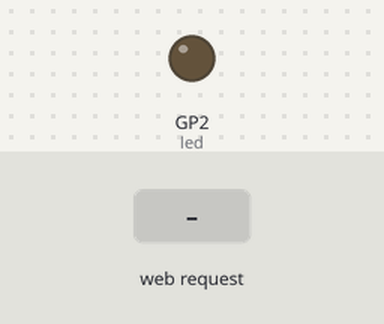
The program below on a simulated Raspberry Pi Pico running MicroPython. Parts: output pins drawn as LEDs (lit = HIGH). The inputs (shaded band) are chosen by the test bench. WiFi joins after 1.5 s; what the program prints to the serial console is not drawn.

Above: at 2.7 s.
2.8 s: HTTP request GET /led/on received
At 3.9 s:
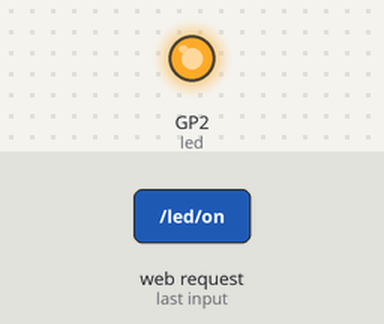
4.3 s: HTTP request GET /led/off received
At 5.1 s:
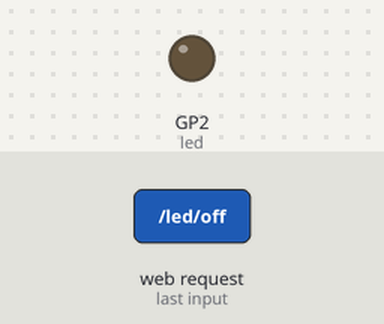
Timing chart, 0 to 7.3 s (numbered marks = the images above; inputs shaded):
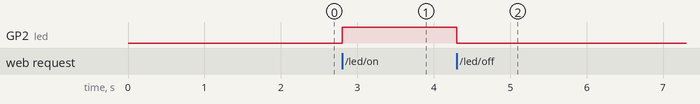

The program:

Ex12-1_WIFI_IP_Test.py
```python
from machine import Pin # 從 machine 導入 Pin 類別
import socket # 導入 socket 類別
import network # 導入 network 類別

led = Pin(2, Pin.OUT)  # 指定控制開發板紅色LED(GP2)

ssid = '輸入 WIFI SSID'
password = '輸入 WIFI 密碼'

# 首頁的 HTML 碼，顯示 "Hello World !"
html = """<!DOCTYPE html>
<html>
  <head>
    <title>Pico W</title>
  </head>
  <body>
    <h1>Hello World!</h1>
  </body>
</html>
"""

# 初始化 network 並連線（Pi Pico 只能連線 2.4GHz WIFI）
wlan = network.WLAN(network.STA_IF)
wlan.active(True)
wlan.connect(ssid, password)

while not wlan.isconnected() : # 等待連線成功
    pass

print('IP: ', wlan.ifconfig()[0])  # 顯示開發板的 IP 位址

# 初始化 socket 並指定 port 80 最多五人排隊
s = socket.socket(socket.AF_INET, socket.SOCK_STREAM)
s.bind(('', 80))
s.listen(5)

# 偵聽用戶端連線
while True:
    try:
        client, addr = s.accept()
        req = client.recv(1024).decode('UTF-8')
        client.send('HTTP/1.0 200 OK\r\nContent-type: text/html\r\n\r\n')

        if req.find('/led/on') == 4:  # 若連線請求字串包含'/led/on'
            client.send('<h1>LED ON!</h1>') # 顯示 LED ON! 字串
            led.value(1)  # 點亮 LED ，接腳設為高電位
        elif req.find('/led/off') == 4: # 若連線請求字串包含'/led/off'
            client.send('<h1>LED OFF!</h1>') # 顯示 LED OFF! 字串
            led.value(0) # 熄滅 LED ，接腳設為低電位
        else:
            client.send(html) # 回到首頁

        client.close() # 關閉連線

    except OSError as e:
        client.close()
        print('connection closed')
```

Measured:
- after the input at 2.8 s, GP2 (led): LOW → HIGH at once
- after the input at 4.3 s, GP2 (led): HIGH → LOW at once
